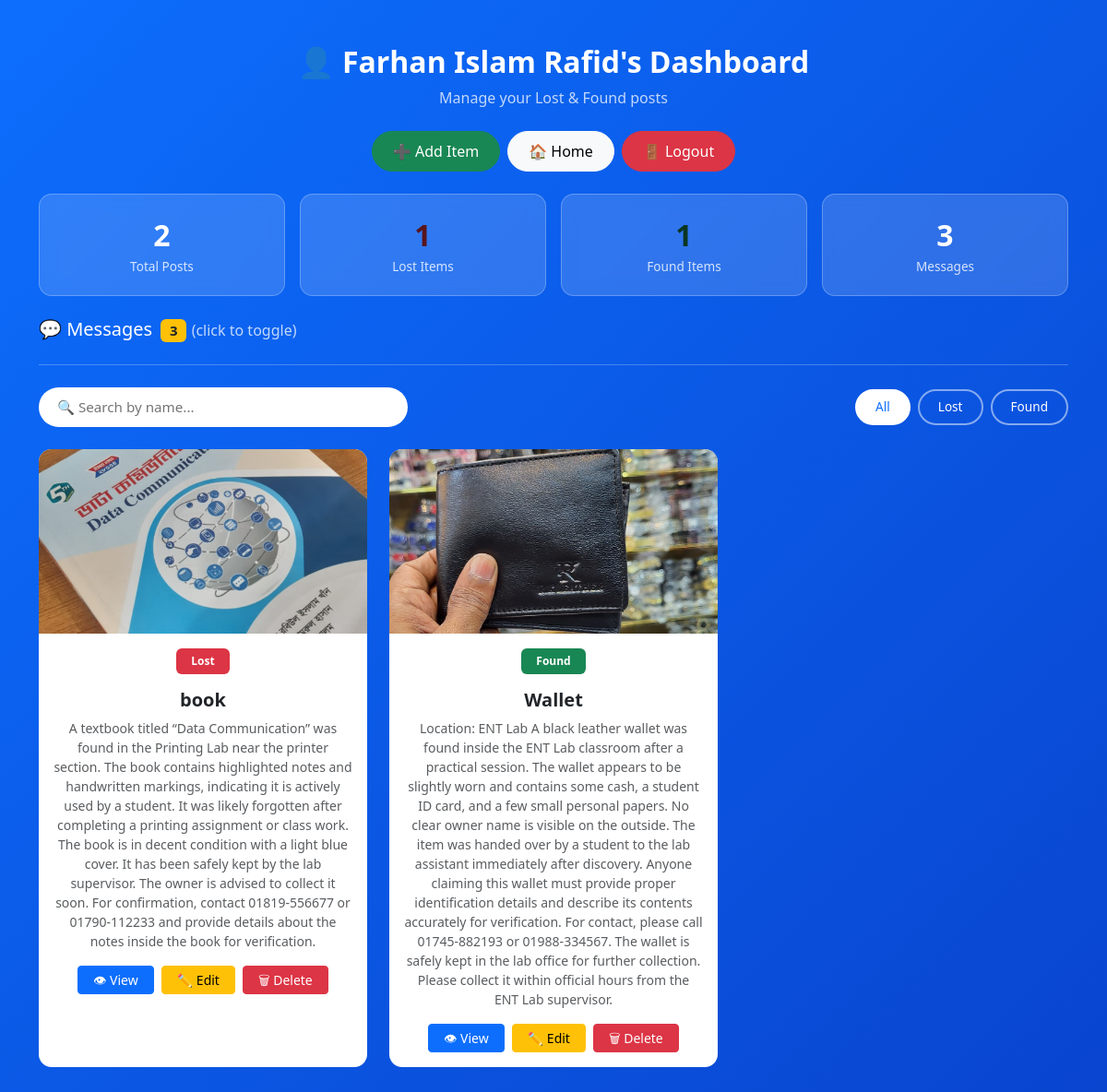
Page /dashboard.php (signed in) on the committed database.
### tables this page shows
CREATE TABLE `products` (
  `Id` int(11) NOT NULL,
  `user_id` varchar(100) NOT NULL,
  `name` varchar(100) NOT NULL,
  `description` text NOT NULL,
  `image` varchar(255) NOT NULL,
  `type` varchar(100) NOT NULL,
  `location` varchar(255) DEFAULT NULL,
  `contact` varchar(50) DEFAULT NULL,
  `question` varchar(255) DEFAULT NULL,
  `answer` varchar(255) DEFAULT NULL
);

### dashboard.php (the view, shortened to what this page needs)
<?php
include 'db.php';
$user_id = $_SESSION['user_id'];
$result = mysqli_query($conn, "SELECT * FROM products WHERE user_id='$user_id' ORDER BY Id DESC");
$total = mysqli_num_rows($result);
$lost_count  = mysqli_num_rows(mysqli_query($conn, "SELECT Id FROM products WHERE user_id='$user_id' AND type='Lost'"));
$found_count = mysqli_num_rows(mysqli_query($conn, "SELECT Id FROM products WHERE user_id='$user_id' AND type='Found'"));
$msgs = mysqli_query($conn, "
    SELECT messages.*, products.name
    FROM messages
    JOIN products ON messages.product_id = products.Id
    WHERE products.user_id='$user_id'
    ORDER BY messages.id DESC
");
$msg_count = mysqli_num_rows($msgs);
?>
<!DOCTYPE html>
<html lang="en">
<head>
<link href="https://cdn.jsdelivr.net/npm/bootstrap@5.3.0/dist/css/bootstrap.min.css" rel="stylesheet">
</head>
<body>
<div class="container py-5">
    <div class="text-center text-white mb-4">
        <h2 class="fw-bold">👤 <?php echo htmlspecialchars($_SESSION['user_name']); ?>'s Dashboard</h2>
        <p class="opacity-75 mb-0">Manage your Lost &amp; Found posts</p>
    </div>
    <div class="d-flex justify-content-center gap-2 mb-4 flex-wrap">
        <a href="add_product.php" class="btn btn-success nav-btn">➕ Add Item</a>
        <a href="index.php"       class="btn btn-light nav-btn">🏠 Home</a>
        <a href="logout.php"      class="btn btn-danger nav-btn">🚪 Logout</a>
    </div>
    <div class="row g-3 mb-4">
        <div class="col-6 col-md-3">
            <div class="stat-card">
                <div class="number"><?php echo $total; ?></div>
                <div class="label">Total Posts</div>
            </div>
        </div>
        <div class="col-6 col-md-3">
            <div class="stat-card">
                <div class="number text-danger-emphasis"><?php echo $lost_count; ?></div>
                <div class="label">Lost Items</div>
            </div>
        </div>
        <div class="col-6 col-md-3">
            <div class="stat-card">
                <div class="number text-success-emphasis"><?php echo $found_count; ?></div>
                <div class="label">Found Items</div>
            </div>
        </div>
        <div class="col-6 col-md-3">
            <div class="stat-card">
                <div class="number"><?php echo $msg_count; ?></div>
                <div class="label">Messages</div>
            </div>
        </div>
    </div>
    <div class="mb-4">
        <h5 class="text-white msg-toggle" data-bs-toggle="collapse" data-bs-target="#msgSection">
            💬 Messages
            <span class="badge bg-warning text-dark ms-1"><?php echo $msg_count; ?></span>
            <small class="opacity-75 fs-6">(click to toggle)</small>
        </h5>
    </div>
    <hr class="border-white opacity-25 mb-4">
    <div class="d-flex flex-wrap justify-content-between align-items-center gap-3 mb-4">
        <input type="text" id="searchBar" placeholder="🔍 Search by name..." onkeyup="filterCards()">
        <div class="d-flex gap-2">
            <button class="filter-btn active" onclick="filterType('All',  this)">All</button>
            <button class="filter-btn"        onclick="filterType('Lost', this)">Lost</button>
            <button class="filter-btn"        onclick="filterType('Found',this)">Found</button>
        </div>
    </div>
    <div class="row" id="itemGrid">
    <?php if ($total > 0): ?>
        <?php while($row = mysqli_fetch_assoc($result)): ?>
        <div class="col-md-4 item-col mb-4"
             data-type="<?php echo $row['type']; ?>"
             data-name="<?php echo strtolower($row['name']); ?>">
            <div class="card item-card h-100">
                <img src="uploads/<?php echo htmlspecialchars($row['image']); ?>" alt="item image">
                <div class="card-body text-center">
                    <?php if ($row['type'] == "Lost"): ?>
                        <span class="badge bg-danger px-3 py-2">Lost</span>
                    <?php else: ?>
                        <span class="badge bg-success px-3 py-2">Found</span>
                    <?php endif; ?>
                    <h5 class="mt-3 fw-bold"><?php echo htmlspecialchars($row['name']); ?></h5>
                    <p class="text-muted small"><?php echo htmlspecialchars($row['description']); ?></p>
                    <div class="d-flex justify-content-center gap-2 flex-wrap">
                        <a href="cardpage.php?id=<?php echo $row['Id']; ?>"
                           class="btn btn-primary btn-sm px-3">👁 View</a>
                        <a href="edit_product.php?id=<?php echo $row['Id']; ?>"
                           class="btn btn-warning btn-sm px-3">✏️ Edit</a>
                        <a href="delete_product.php?id=<?php echo $row['Id']; ?>"
                           class="btn btn-danger btn-sm px-3"
                           onclick="return confirmDelete('<?php echo htmlspecialchars($row['name']); ?>')">
                           🗑 Delete
                        </a>
                    </div>
                </div>
            </div>
        </div>
        <?php endwhile; ?>
    <?php endif; ?>
    </div>
</div>
</body>
</html>

### dashboard.php (style rules this page uses)
* { box-sizing: border-box; }
body { background: linear-gradient(135deg, #0d6efd, #0944CE); min-height: 100vh; font-family: 'Segoe UI', sans-serif; }
.stat-card { background: rgba(255,255,255,0.15); border: 1px solid rgba(255,255,255,0.25); border-radius: 14px; color: white; padding: 20px; text-align: center; backdrop-filter: blur(8px); transition: transform 0.2s; }
.stat-card .number { font-size: 2rem; font-weight: 700; }
.stat-card .label { font-size: 0.85rem; opacity: 0.8; }
#searchBar { border-radius: 50px; border: none; padding: 10px 20px; outline: none; width: 100%; max-width: 400px; font-size: 0.95rem; }
.filter-btn { border-radius: 50px; padding: 7px 20px; font-size: 0.85rem; border: 2px solid rgba(255,255,255,0.5); color: white; background: transparent; cursor: pointer; transition: 0.2s; }
.filter-btn.active, .filter-btn:hover { background: white; color: #0d6efd; border-color: white; }
.item-card { border: none; border-radius: 14px; overflow: hidden; transition: transform 0.2s, box-shadow 0.2s; }
.item-card img { height: 200px; width: 100%; object-fit: cover; }
.msg-toggle { cursor: pointer; user-select: none; }
.nav-btn { border-radius: 50px; padding: 9px 22px; font-weight: 500; transition: transform 0.15s; }

### rows in the picture
products: image (picture), type "Lost", name "book", description "A textbook titled “Data Communication” was found in the Printing Lab near the printer section. The book contains highlighted notes and handwritten markings, indicating it is actively used by a student. It was likely forgotten after completing a printing assignment or class work. The book is in decent condition with a light blue cover. It has been safely kept by the lab supervisor. The owner is advised to collect it soon. For confirmation, contact 01819-556677 or 01790-112233 and provide details about the notes inside the book for verification."
products: image (picture), type "Found", name "Wallet", description "Location: ENT Lab A black leather wallet was found inside the ENT Lab classroom after a practical session. The wallet appears to be slightly worn and contains some cash, a student ID card, and a few small personal papers. No clear owner name is visible on the outside. The item was handed over by a student to the lab assistant immediately after discovery. Anyone claiming this wallet must provide proper identification details and describe its contents accurately for verification. For contact, please call 01745-882193 or 01988-334567. The wallet is safely kept in the lab office for further collection. Please collect it within official hours from the ENT Lab supervisor."

### other values in the picture
$_SESSION['user_name'] "Farhan Islam Rafid"
$total "2"
$lost_count "1"
$found_count "1"
$msg_count "3"
